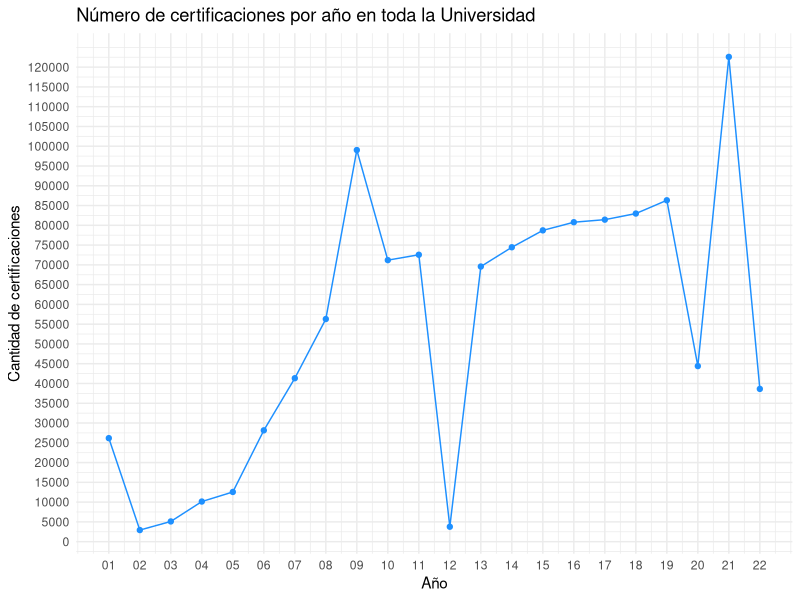
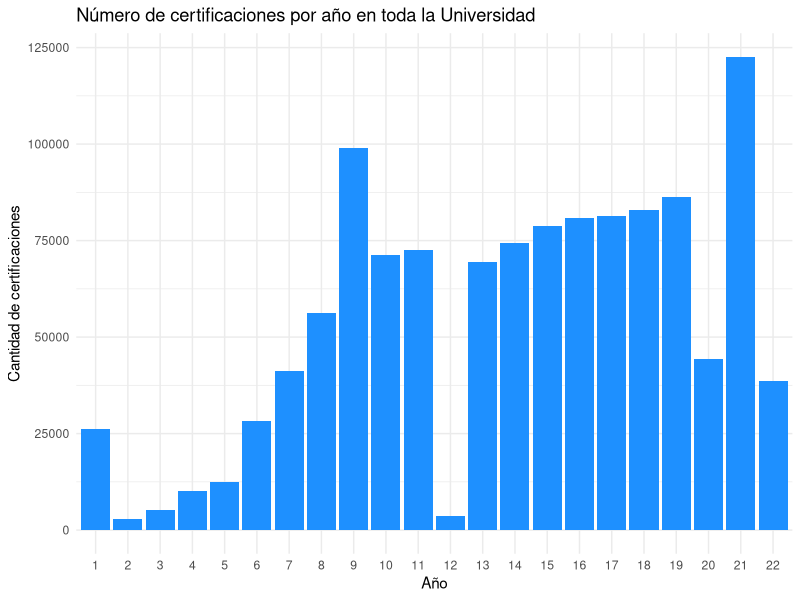
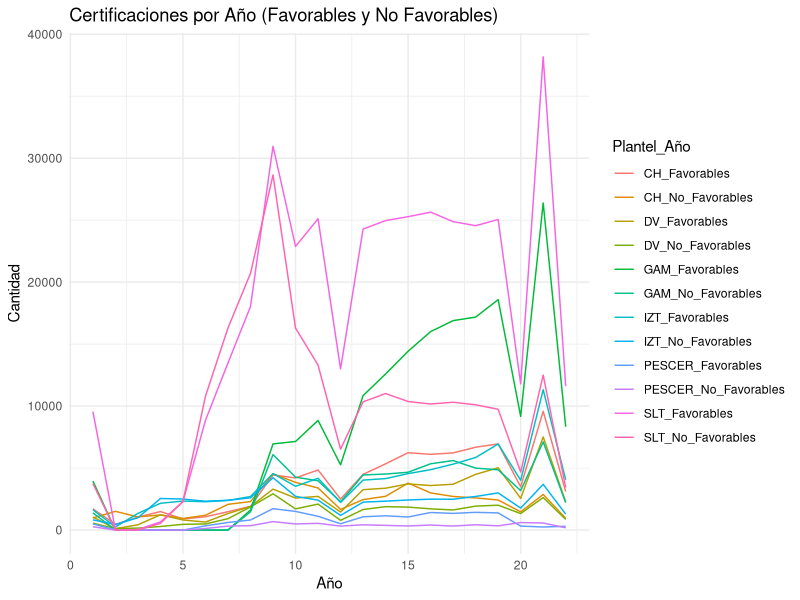
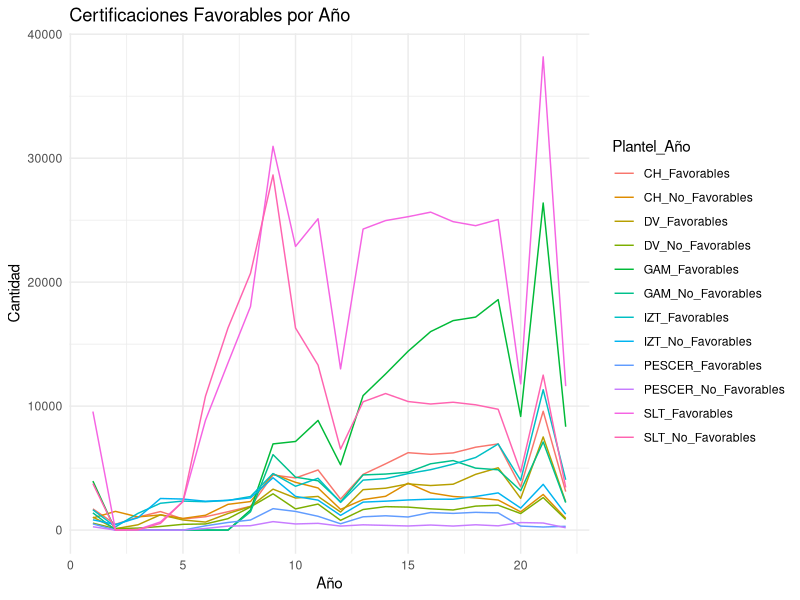
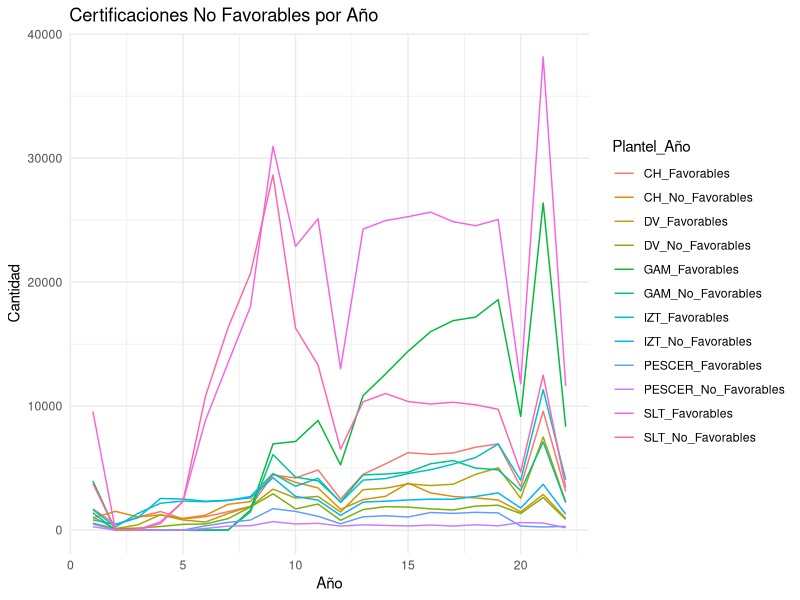
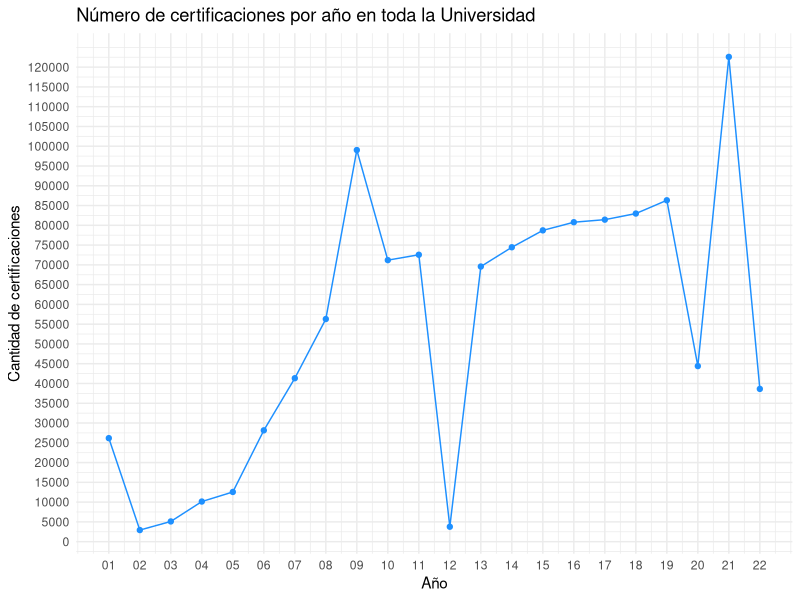

The R source for these figures, in order:
# Cargar la librería ggplot2
library(ggplot2)
# Crea un dataframe con los datos de la tabla
data <- data.frame(
  Año = c(01, 02, 03, 04, 05, 06, 07, 08, 09, 10, 11, 12, 13, 14, 15, 16, 17, 18, 19, 20, 21, 22),
  Cantidad = c(26173, 2927, 5109, 10144, 12565, 28147, 41332, 56299, 99032, 71193, 72554, 3774, 69575, 74449, 78721, 80783, 81429, 82974, 86330, 44395, 122594, 38627)
)

# Cargar la librería ggplot2
library(ggplot2)

# Define el paso personalizado para el eje Y
paso_y <- 5000  # Personaliza el paso según tus necesidades

# Crear un gráfico de líneas
p <- ggplot(data, aes(x = Año, y = Cantidad)) +
  geom_line(color = "dodgerblue") +
  geom_point(color = "dodgerblue") +
  labs(
    title = "Número de certificaciones por año en toda la Universidad",
    x = "Año",
    y = "Cantidad de certificaciones"
  ) +
  scale_x_continuous(breaks = c(1:22), labels = c("01", "02", "03", "04", "05", "06", "07", "08", "09", "10", "11", "12", "13", "14", "15", "16", "17", "18", "19", "20", "21", "22")) +
  scale_y_continuous(breaks = seq(0, max(data$Cantidad), by = paso_y)) +  # Personaliza el paso en el eje Y
  theme_minimal()

# Imprimir el gráfico
print(p)


# Guardar el gráfico en formato PDF
ggsave("graficoCertificacionesUACManual.pdf", plot = p, device = "pdf")

# Crear un gráfico de barras
p <- ggplot(data, aes(x = factor(Año), y = Cantidad)) +
  geom_bar(stat = "identity", fill = "dodgerblue") +
  labs(
    title = "Número de certificaciones por año en toda la Universidad",
    x = "Año",
    y = "Cantidad de certificaciones"
  ) +
  theme_minimal()

# Imprimir el gráfico
print(p)


# Crea un dataframe con los datos de la tabla
data <- data.frame(
  Año = c(01, 02, 03, 04, 05, 06, 07, 08, 09, 10, 11, 12, 13, 14, 15, 16, 17, 18, 19, 20, 21, 22),
  Cantidad = c(26173, 2927, 5109, 10144, 12565, 28147, 41332, 56299, 99032, 71193, 72554, 3774, 69575, 74449, 78721, 80783, 81429, 82974, 86330, 44395, 122594, 38627)
)


# - - - - - - - - - - - - - - - - - - - - - - -  - - - - - - - - - - - - - - - - - - - - -   



# - - - - - - - - - - - - - - - - - - - - - - -  - - - - - - - - - - - - - - - - - - - - - 
# - - - - - - - - - - - - - - - - - - - - - - -  - - - - - - - - - - - - - - - - - - - - -   

# - - - - - - - - - - - - - - - - - - - - - - -  - - - - - - - - - - - - - - - - - - - - - 
# - - - - - - - - - - - - - - - - - - - - - - -  - - - - - - - - - - - - - - - - - - - - -   



# - - - - - - - - - - - - - - - - - - - - - - -  - - - - - - - - - - - - - - - - - - - - - 
# - - - - - - - - - - - - - - - - - - - - - - -  - - - - - - - - - - - - - - - - - - - - -   


# - - - - - - - - - - - - - - - - - - - - - - -  - - - - - - - - - - - - - - - - - - - - - 
# - - - - - - - - - - - - - - - - - - - - - - -  - - - - - - - - - - - - - - - - - - - - -   



# - - - - - - - - - - - - - - - - - - - - - - -  - - - - - - - - - - - - - - - - - - - - - 
# - - - - - - - - - - - - - - - - - - - - - - -  - - - - - - - - - - - - - - - - - - - - -   
# Cargar las bibliotecas necesarias
library(ggplot2)
library(tidyr)

# Datos originales
data <- read.table(header = TRUE, text = "
AÑO CH_Favorables GAM_Favorables DV_Favorables IZT_Favorables SLT_Favorables PESCER_Favorables CH_No_Favorables GAM_No_Favorables DV_No_Favorables IZT_No_Favorables SLT_No_Favorables PESCER_No_Favorables
01  1709 3950 1046 1636 9562 498 980 1388 557 826 3752 269
02  466 0 114 258 2 0 1510 0 120 448 9 0
03  1051 0 426 1347 48 0 1062 0 159 996 20 0
04  1493 0 1234 2164 656 0 1222 0 289 2548 538 0
05  896 0 814 2340 2299 0 939 0 465 2503 2309 0
06  1075 0 646 2287 8854 343 1195 0 494 2325 10799 129
07  1482 0 1336 2391 13483 614 2076 0 921 2404 16304 321
08  1914 1622 1903 2706 18035 813 2300 1474 1866 2598 20715 353
09  4447 6951 3302 4559 30956 1727 4528 6086 2925 4222 28648 681
10  4204 7147 2585 3534 22883 1505 3851 4267 1708 2716 16299 494
11  4850 8846 2716 4179 25113 1112 3395 3976 2098 2416 13310 543
12  2501 5264 1454 2232 13004 510 1670 2279 786 1185 6532 323
13  4493 10846 3260 4031 24282 1071 2459 4449 1658 2255 10347 424
14  5345 12594 3377 4153 24967 1153 2725 4519 1890 2332 11015 379
15  6242 14426 3725 4557 25280 1055 3787 4667 1853 2428 10370 331
16  6111 16010 3593 4872 25648 1417 2999 5349 1713 2494 10170 407
17  6225 16896 3700 5320 24879 1346 2710 5607 1623 2487 10312 324
18  6686 17182 4496 5854 24555 1432 2596 4997 1932 2712 10105 427
19  6950 18591 5026 6946 25053 1384 2424 4863 2007 2999 9745 342
20  3487 9168 2559 4015 11794 322 1470 3183 1333 1774 4684 606
21  9585 26384 7514 11323 38172 248 2873 7111 2623 3689 12502 570
22  3104 8335 2274 4060 11610 304 951 2214 863 1284 3440 188
")

# Convertir los datos a formato largo (tidy data)
data_long <- gather(data, key = "Plantel_Año", value = "Cantidad", -AÑO)

# Crear un gráfico de líneas separado para cada plantel
p <- ggplot(data_long, aes(x = AÑO, y = Cantidad, color = Plantel_Año)) +
  geom_line() +
  labs(
    title = "Certificaciones por Año (Favorables y No Favorables)",
    x = "Año",
    y = "Cantidad"
  ) +
  theme_minimal()

# Imprimir el gráfico
print(p)


# Cargar las bibliotecas necesarias
library(ggplot2)
library(tidyr)

# Datos originales
data <- read.table(header = TRUE, text = "
AÑO CH_Favorables GAM_Favorables DV_Favorables IZT_Favorables SLT_Favorables PESCER_Favorables CH_No_Favorables GAM_No_Favorables DV_No_Favorables IZT_No_Favorables SLT_No_Favorables PESCER_No_Favorables
01  1709 3950 1046 1636 9562 498 980 1388 557 826 3752 269
02  466 0 114 258 2 0 1510 0 120 448 9 0
03  1051 0 426 1347 48 0 1062 0 159 996 20 0
04  1493 0 1234 2164 656 0 1222 0 289 2548 538 0
05  896 0 814 2340 2299 0 939 0 465 2503 2309 0
06  1075 0 646 2287 8854 343 1195 0 494 2325 10799 129
07  1482 0 1336 2391 13483 614 2076 0 921 2404 16304 321
08  1914 1622 1903 2706 18035 813 2300 1474 1866 2598 20715 353
09  4447 6951 3302 4559 30956 1727 4528 6086 2925 4222 28648 681
10  4204 7147 2585 3534 22883 1505 3851 4267 1708 2716 16299 494
11  4850 8846 2716 4179 25113 1112 3395 3976 2098 2416 13310 543
12  2501 5264 1454 2232 13004 510 1670 2279 786 1185 6532 323
13  4493 10846 3260 4031 24282 1071 2459 4449 1658 2255 10347 424
14  5345 12594 3377 4153 24967 1153 2725 4519 1890 2332 11015 379
15  6242 14426 3725 4557 25280 1055 3787 4667 1853 2428 10370 331
16  6111 16010 3593 4872 25648 1417 2999 5349 1713 2494 10170 407
17  6225 16896 3700 5320 24879 1346 2710 5607 1623 2487 10312 324
18  6686 17182 4496 5854 24555 1432 2596 4997 1932 2712 10105 427
19  6950 18591 5026 6946 25053 1384 2424 4863 2007 2999 9745 342
20  3487 9168 2559 4015 11794 322 1470 3183 1333 1774 4684 606
21  9585 26384 7514 11323 38172 248 2873 7111 2623 3689 12502 570
22  3104 8335 2274 4060 11610 304 951 2214 863 1284 3440 188
")

# Convertir los datos a formato largo (tidy data)
data_long <- gather(data, key = "Plantel_Año", value = "Cantidad", -AÑO)

# Crear un gráfico de línea para certificaciones favorables
p_favorables <- ggplot(data_long, aes(x = AÑO, y = Cantidad, color = Plantel_Año)) +
  geom_line() +
  labs(
    title = "Certificaciones Favorables por Año",
    x = "Año",
    y = "Cantidad"
  ) +
  theme_minimal()

# Crear un gráfico de línea para certificaciones no favorables
p_no_favorables <- ggplot(data_long, aes(x = AÑO, y = Cantidad, color = Plantel_Año)) +
  geom_line() +
  labs(
    title = "Certificaciones No Favorables por Año",
    x = "Año",
    y = "Cantidad"
  ) +
  theme_minimal()

# Imprimir los gráficos
print(p_favorables)
print(p_no_favorables)
